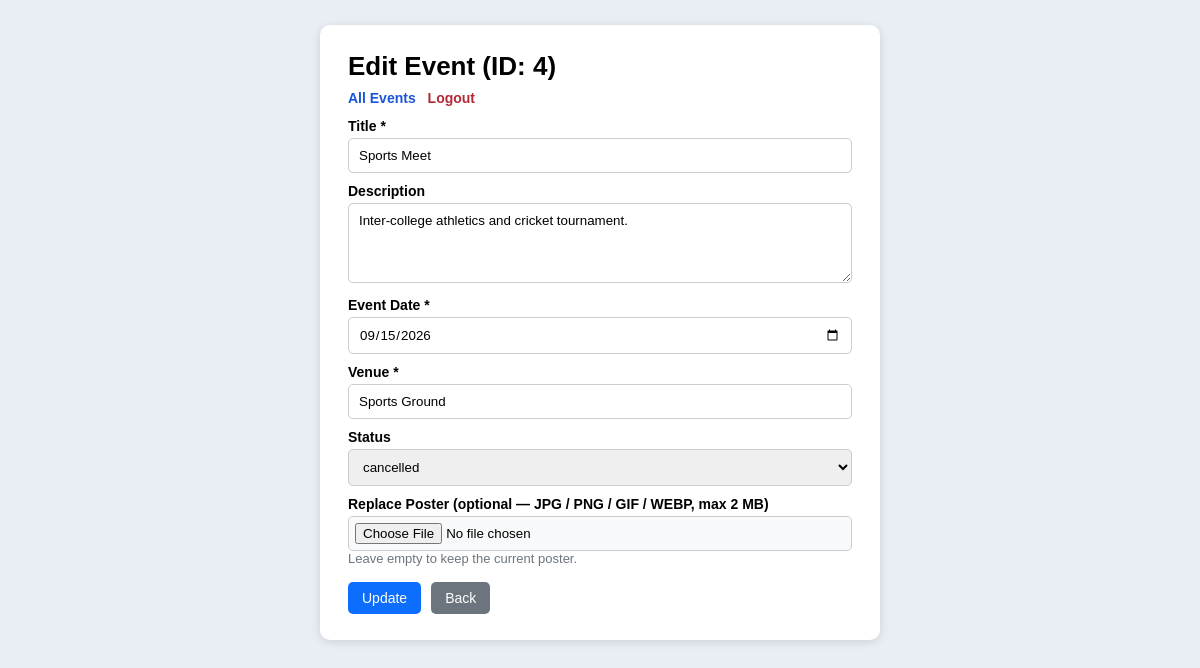
/edit.php?id=4 (signed in), run on the app's committed database.
### tables this page shows
CREATE TABLE IF NOT EXISTS events (
    id INT AUTO_INCREMENT PRIMARY KEY,
    title VARCHAR(150) NOT NULL,
    description TEXT NULL,
    event_date DATE NOT NULL,
    venue VARCHAR(150) NOT NULL,
    status ENUM('upcoming','completed','cancelled') NOT NULL DEFAULT 'upcoming',
    poster VARCHAR(255) NULL COMMENT 'Stored file name inside uploads/',
    created_at TIMESTAMP DEFAULT CURRENT_TIMESTAMP
);

### edit.php (the view, shortened to what this page needs)
<?php
require_once "db.php";
$id = isset($_GET["id"]) ? (int)$_GET["id"] : 0;
$stmt = mysqli_prepare($conn, "SELECT id, title, description, event_date, venue, status, poster FROM events WHERE id = ?");
mysqli_stmt_bind_param($stmt, "i", $id);
mysqli_stmt_execute($stmt);
$res = mysqli_stmt_get_result($stmt);
$event = mysqli_fetch_assoc($res);
?>
<!DOCTYPE html>
<html>
<head><meta charset="UTF-8"><title>Edit Event</title><link rel="stylesheet" href="style.css"></head>
<body>
<div class="card form-box">
    <h1>Edit Event (ID: <?php echo (int)$event["id"]; ?>)</h1>
    <div class="top-links"><a href="index.php">All Events</a> <a href="logout.php" class="logout">Logout</a></div>
    <form method="POST" action="edit.php?id=<?php echo (int)$event["id"]; ?>" enctype="multipart/form-data" id="eventForm">
        <label>Title *</label>
        <input type="text" name="title" required minlength="3" maxlength="150"
               value="<?php echo htmlspecialchars($event["title"]); ?>">
        <label>Description</label>
        <textarea name="description" rows="4"><?php echo htmlspecialchars($event["description"] ?? ""); ?></textarea>
        <label>Event Date *</label>
        <input type="date" name="event_date" required value="<?php echo htmlspecialchars($event["event_date"]); ?>">
        <label>Venue *</label>
        <input type="text" name="venue" required maxlength="150" value="<?php echo htmlspecialchars($event["venue"]); ?>">
        <label>Status</label>
        <select name="status">
            <option value="cancelled" <?php echo ($event["status"] === "cancelled") ? "selected" : ""; ?>>cancelled</option>
        </select>
        <label>Replace Poster (optional &mdash; JPG / PNG / GIF / WEBP, max 2 MB)</label>
        <input type="file" name="poster" id="poster" accept=".jpg,.jpeg,.png,.gif,.webp,image/jpeg,image/png,image/gif,image/webp">
        <div class="muted">Leave empty to keep the current poster.</div>
        <div class="form-row">
            <button type="submit" class="btn btn-save">Update</button>
            <a href="index.php" class="btn btn-back">Back</a>
        </div>
    </form>
</div>
</body>
</html>

### style.css (style rules this page uses)
* { box-sizing: border-box; font-family: Arial, Helvetica, sans-serif; }
body { background: #e9eef5; margin: 0; padding: 25px 12px; }
.card { background: #fff; max-width: 1020px; margin: 0 auto; padding: 26px 28px; border-radius: 10px; box-shadow: 0 2px 10px rgba(0,0,0,.12); }
h1 { margin: 0 0 8px; font-size: 26px; }
.top-links { margin-bottom: 12px; font-size: 14px; }
.top-links a { color: #1a56db; text-decoration: none; margin-right: 8px; font-weight: bold; }
.top-links .logout { color: #b02a37; }
.muted { color: #6c757d; font-size: 13px; }
.btn { padding: 8px 14px; border: none; border-radius: 5px; cursor: pointer; color: #fff; font-size: 14px; text-decoration: none; display: inline-block; }
.form-box { max-width: 560px; }
.form-box label { display: block; margin: 10px 0 4px; font-weight: bold; font-size: 14px; }
.form-box input, .form-box select, .form-box textarea { width: 100%; padding: 9px 10px; border: 1px solid #ccc; border-radius: 5px; }
.form-box textarea { resize: vertical; }
.form-box input[type="file"] { padding: 6px; background: #f8f9fa; }
.form-row { margin-top: 16px; display: flex; gap: 10px; }
.btn-save { background: #0d6efd; }
.btn-back { background: #6c757d; }

### data on the page
events: id "4", title "Sports Meet", description "Inter-college athletics and cricket tournament.", event_date "09/15/2026", venue "Sports Ground", status "cancelled"
